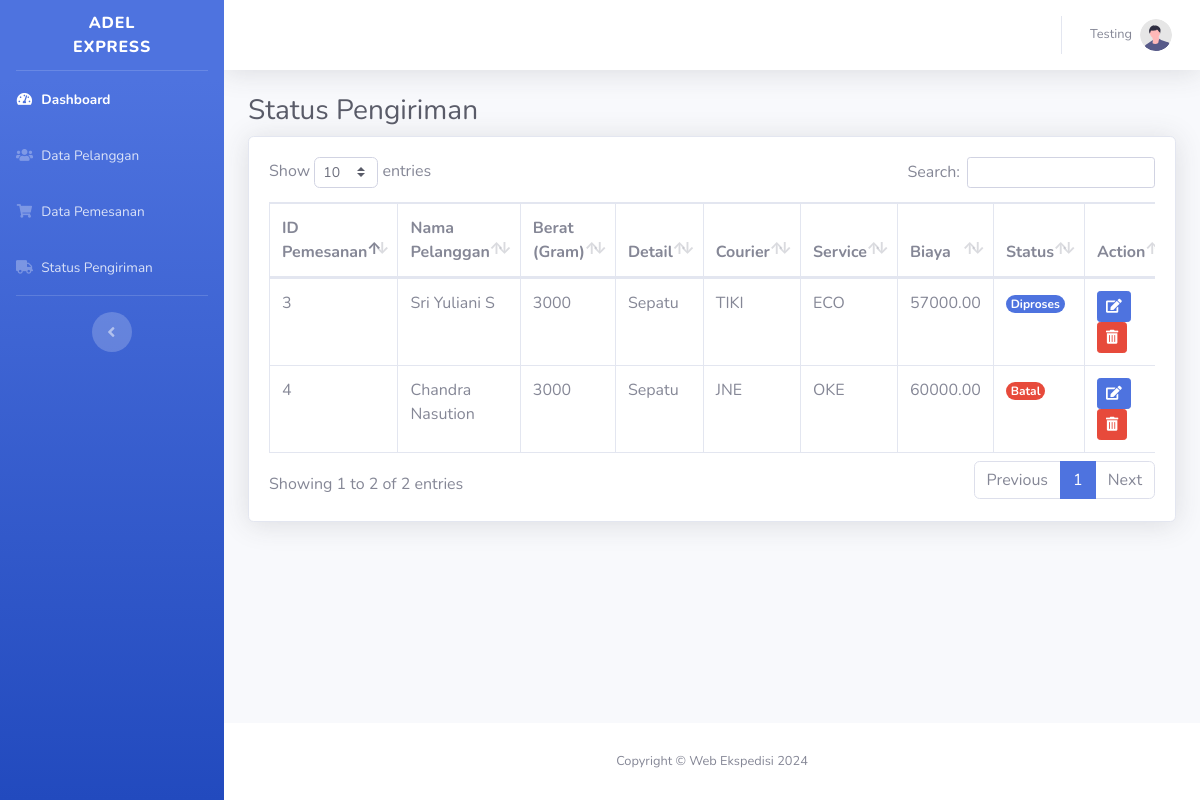
The app's page /status_pengiriman.php (signed in) with its own data.
### tables this page shows
CREATE TABLE `pemesanan` (
  `id_pemesanan` int(11) NOT NULL,
  `id_pelanggan` int(11) NOT NULL,
  `provinsi_pengirim` varchar(255) NOT NULL,
  `kota_pengirim` varchar(255) NOT NULL,
  `kode_pos_pengirim` varchar(10) NOT NULL,
  `alamat_pengirim` text NOT NULL,
  `provinsi_tujuan` varchar(255) NOT NULL,
  `kota_tujuan` varchar(255) NOT NULL,
  `kode_pos_tujuan` varchar(10) NOT NULL,
  `alamat_tujuan` text NOT NULL,
  `berat` int(11) NOT NULL,
  `detail` text DEFAULT NULL,
  `courier` varchar(50) NOT NULL,
  `service` varchar(50) NOT NULL,
  `biaya` decimal(10,2) NOT NULL,
  `status` enum('Menunggu Pembayaran','Diproses','Dikirim','Diterima','Selesai','Batal') NOT NULL,
  `tanggal_pemesanan` timestamp NOT NULL DEFAULT current_timestamp()
);

CREATE TABLE `pelanggan` (
  `id_pelanggan` int(11) NOT NULL,
  `nama_depan` varchar(50) NOT NULL,
  `nama_belakang` varchar(50) NOT NULL,
  `email` varchar(100) NOT NULL,
  `nomor_telepon` varchar(20) NOT NULL,
  `alamat` text NOT NULL,
  `kota` varchar(50) NOT NULL,
  `provinsi` varchar(50) NOT NULL,
  `kode_pos` varchar(10) DEFAULT NULL,
  `tanggal_daftar` timestamp NOT NULL DEFAULT current_timestamp()
);

### status_pengiriman.php (the view, shortened to what this page needs)
<?php
include 'config.php';
$query = "SELECT pemesanan.*, pelanggan.nama_depan, pelanggan.nama_belakang
          FROM pemesanan
          JOIN pelanggan ON pemesanan.id_pelanggan = pelanggan.id_pelanggan";
$result = mysqli_query($conn, $query);
?>
<!DOCTYPE html>
<html lang="en">
<head>
    <link href="vendor/fontawesome-free/css/all.min.css" rel="stylesheet" type="text/css">
    <link href="css/sb-admin-2.min.css" rel="stylesheet">
    <link href="vendor/datatables/dataTables.bootstrap4.min.css" rel="stylesheet">
</head>
<body id="page-top">
    <div id="wrapper">
        <?php include 'partials/sidebar.php'; ?>
        <div id="content-wrapper" class="d-flex flex-column">
            <div id="content">
            <?php include 'partials/topbar.php'; ?>
                <div class="container-fluid">
                    <h1 class="h3 mb-2 text-gray-800">Status Pengiriman</h1>
                    <div class="card shadow mb-4">
                        <div class="card-body">
                            <div class="table-responsive">
                                <table class="table table-bordered" id="dataTable" width="100%" cellspacing="0">
                                    <thead>
                                        <tr>
                                            <th>ID Pemesanan</th>
                                            <th>Nama Pelanggan</th>
                                            <th>Berat (Gram)</th>
                                            <th>Detail</th>
                                            <th>Courier</th>
                                            <th>Service</th>
                                            <th>Biaya</th>
                                            <th>Status</th>
                                            <th>Action</th>
                                        </tr>
                                    </thead>
                                    <tbody>
                                        <?php
                                        while ($row = mysqli_fetch_assoc($result)) {
                                        ?>
                                            <tr>
                                                <td><?php echo $row['id_pemesanan']; ?></td>
                                                <td><?php echo $row['nama_depan'] . ' ' . $row['nama_belakang']; ?></td>
                                                <td><?php echo $row['berat']; ?></td>
                                                <td><?php echo $row['detail']; ?></td>
                                                <td class="text-uppercase"><?php echo $row['courier']; ?></td>
                                                <td><?php echo $row['service']; ?></td>
                                                <td><?php echo $row['biaya']; ?></td>
                                                <td>
                                                    <?php
                                                        $status = $row['status'];
                                                        $badge_class = '';
                                                        switch ($status) {
                                                            case 'Batal':
                                                                $badge_class = 'bg-danger';
                                                                break;
                                                            default:
                                                                $badge_class = 'bg-primary';
                                                                break;
                                                        }
                                                    ?>
                                                    <span class="badge rounded-pill <?php echo $badge_class; ?> text-white fw-bold"><?php echo $status; ?></span>
                                                </td>
                                                <td>
                                                    <button class="btn btn-primary btn-sm editBtn" data-id="<?php echo $row['id_pemesanan']; ?>" data-status="<?php echo $row['status']; ?>"><i class="fas fa-edit"></i></button>
                                                    <a href="hapus_pemesanan.php?id_pemesanan=<?php echo $row['id_pemesanan']; ?>" class="btn btn-danger btn-sm"><i class="fas fa-trash-alt"></i></a>
                                                </td>
                                            </tr>
                                        <?php
                                        }
                                        ?>
                                    </tbody>
                                </table>
                            </div>
                        </div>
                    </div>
                </div>
            </div>
            <?php include 'partials/footer.php'; ?>
        </div>
    </div>
</body>
</html>

### records on screen
pemesanan: id_pemesanan "3", id_pelanggan.nama_depan "Sri", id_pelanggan.nama_belakang "Yuliani S", berat "3000", detail "Sepatu", courier "TIKI", service "ECO", biaya "57000.00", status "Diproses"
pemesanan: id_pemesanan "4", id_pelanggan.nama_depan "Chandra", id_pelanggan.nama_belakang "Nasution", berat "3000", detail "Sepatu", courier "JNE", service "OKE", biaya "60000.00", status "Batal"

### other values on screen
$_SESSION['first_name'] "Testing"
